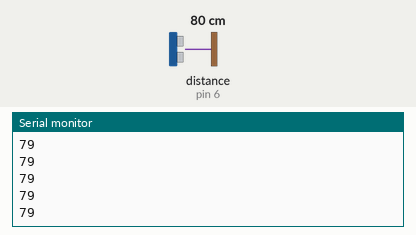
Simulated run of this sketch. Board: Arduino Uno, built with avr-gcc and run on an emulated ATmega328P. Parts: the last lines printed to the serial monitor. Wiring (inferred from the names in the program): ultrasonic range finder: trigger pin 5; echo pin 6. The inputs (shaded band) are chosen by the test bench; at power-on: distance to the obstacle (sensor on pin 6) 80 cm. The echo pulse lasts 58.3 µs per cm.

Above: at 1.2 s.
1.3 s: distance to the obstacle (sensor on pin 6) set to 2 cm
At 1.71 s:
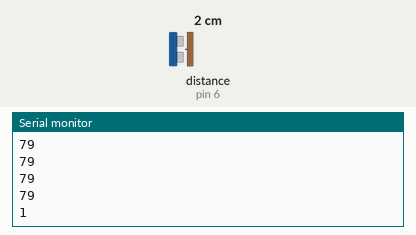
2.8 s: distance to the obstacle (sensor on pin 6) set to 4 cm
At 2.97 s:
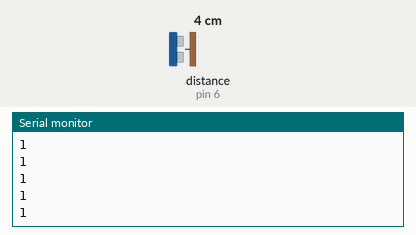
Timing chart, 0 to 5.8 s (numbered marks = the images above; inputs shaded):
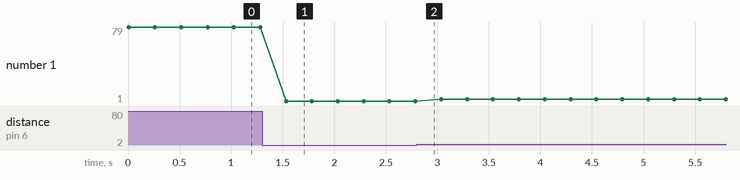

The sketch:

distance_test.ino
```cpp
#define trigPin 5
#define echoPin 6
long duration, cm, inches;

void setup() {
  Serial.begin(9600);
  pinMode(trigPin, OUTPUT);
  pinMode(echoPin, INPUT);
}

void loop() {
  int object_range;

  object_range = distance_read();
  Serial.println(object_range);

  delay(250);
}


long distance_read() {
  digitalWrite(trigPin, LOW);
  delayMicroseconds(5);
  digitalWrite(trigPin, HIGH);
  delayMicroseconds(10);
  digitalWrite(trigPin, LOW);

  pinMode(echoPin, INPUT);
  duration = pulseIn(echoPin, HIGH);

  cm = (duration/2) /29.1;

  return(cm);
}
```

Measured:
- after the input at 1.3 s, the serial monitor: prints a new line after 0.23 s (image 1)
- plotted number 1: 79 → 1 after the input at 1.3 s, 1 → 3 after the input at 2.8 s
